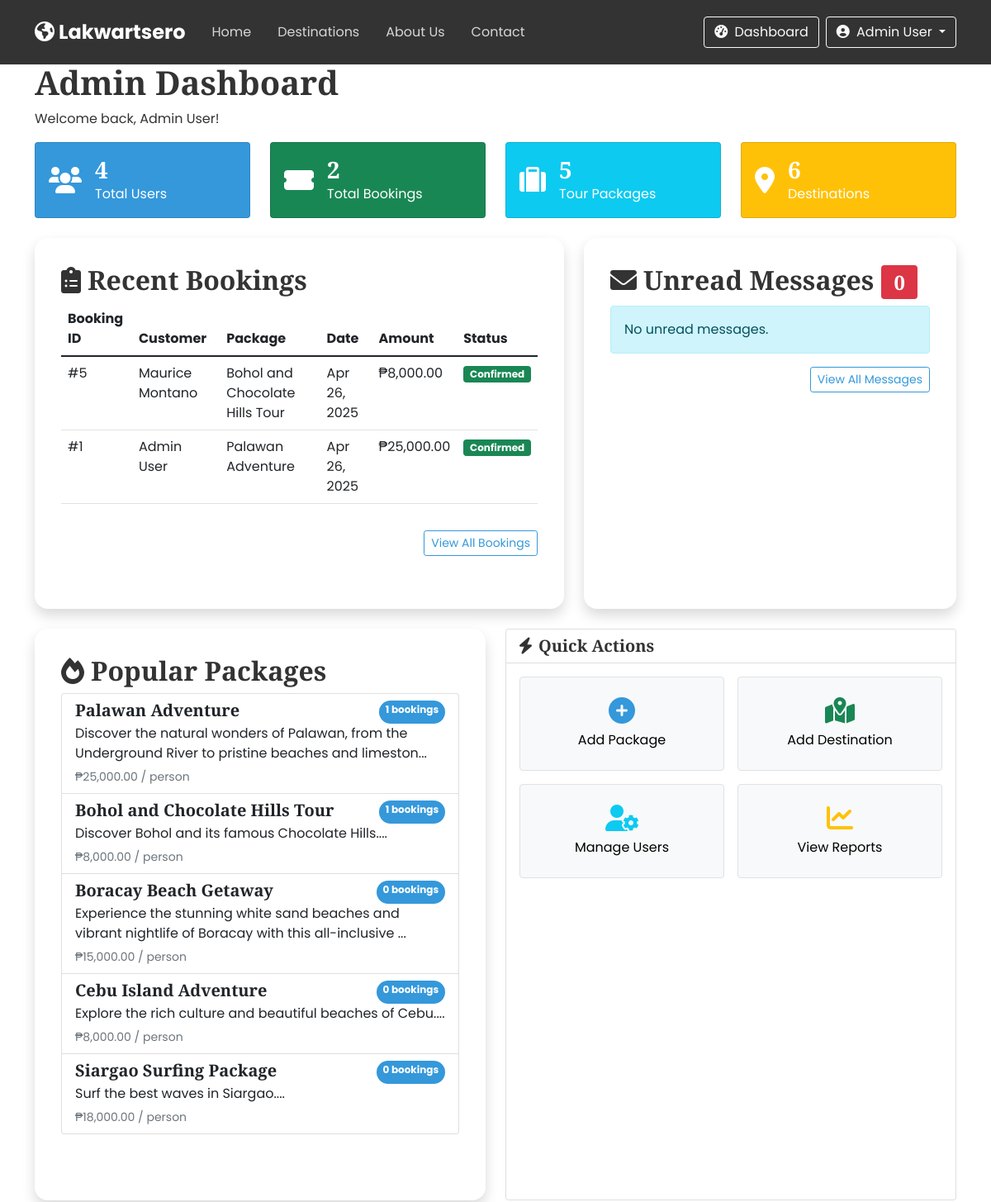
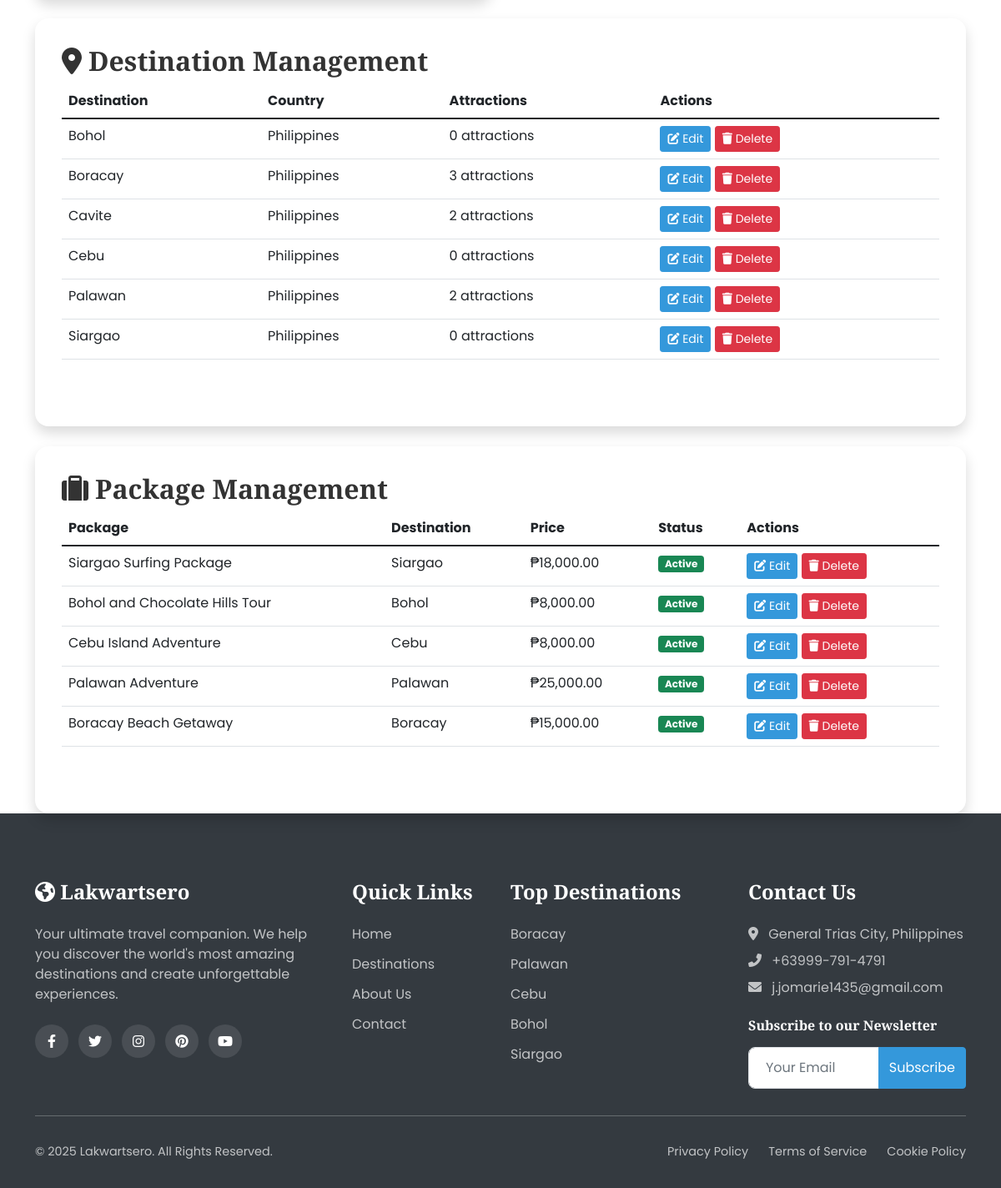
The app's page /admin-dashboard.php (signed in), older data (2 pictures, top to bottom).
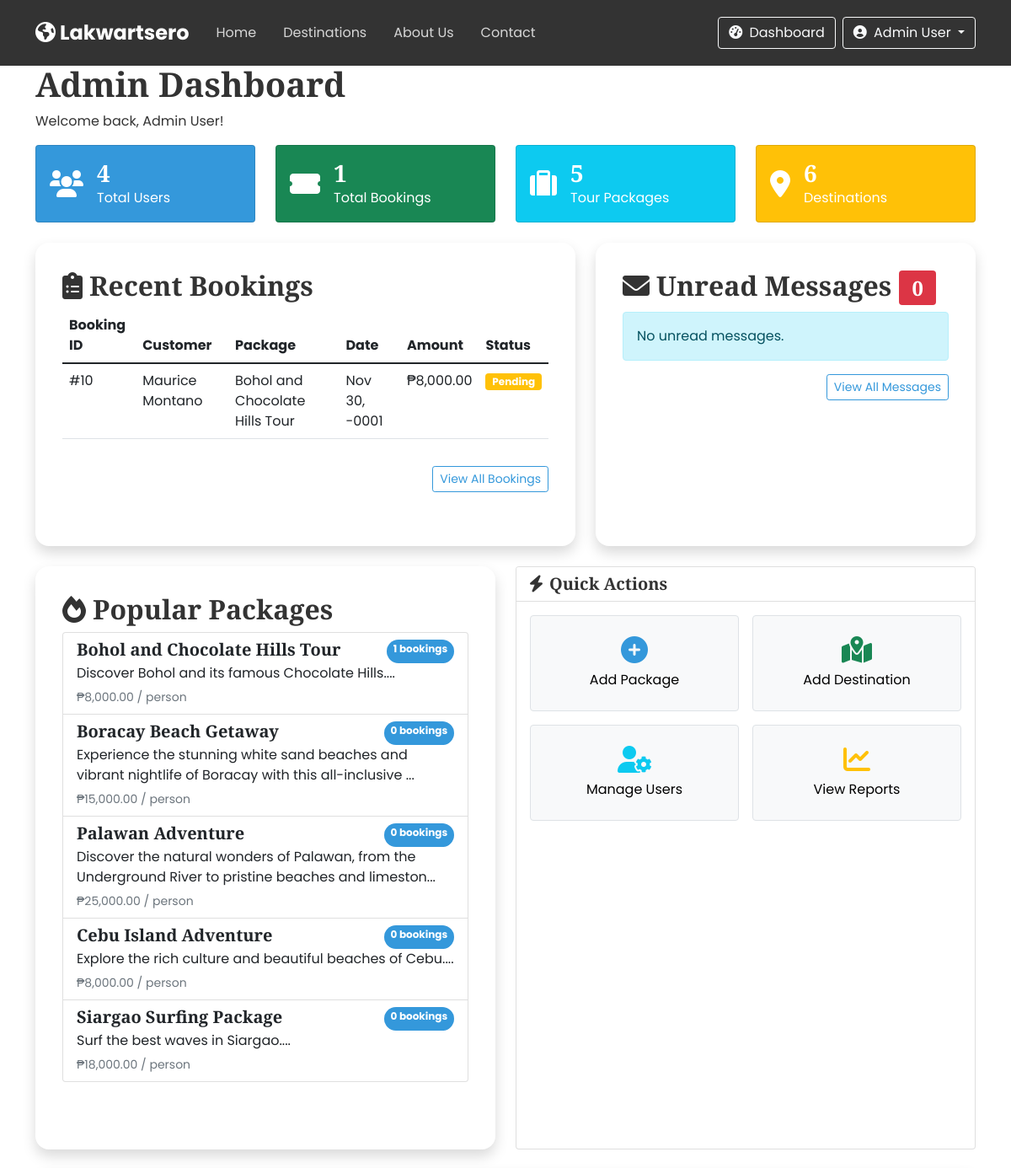
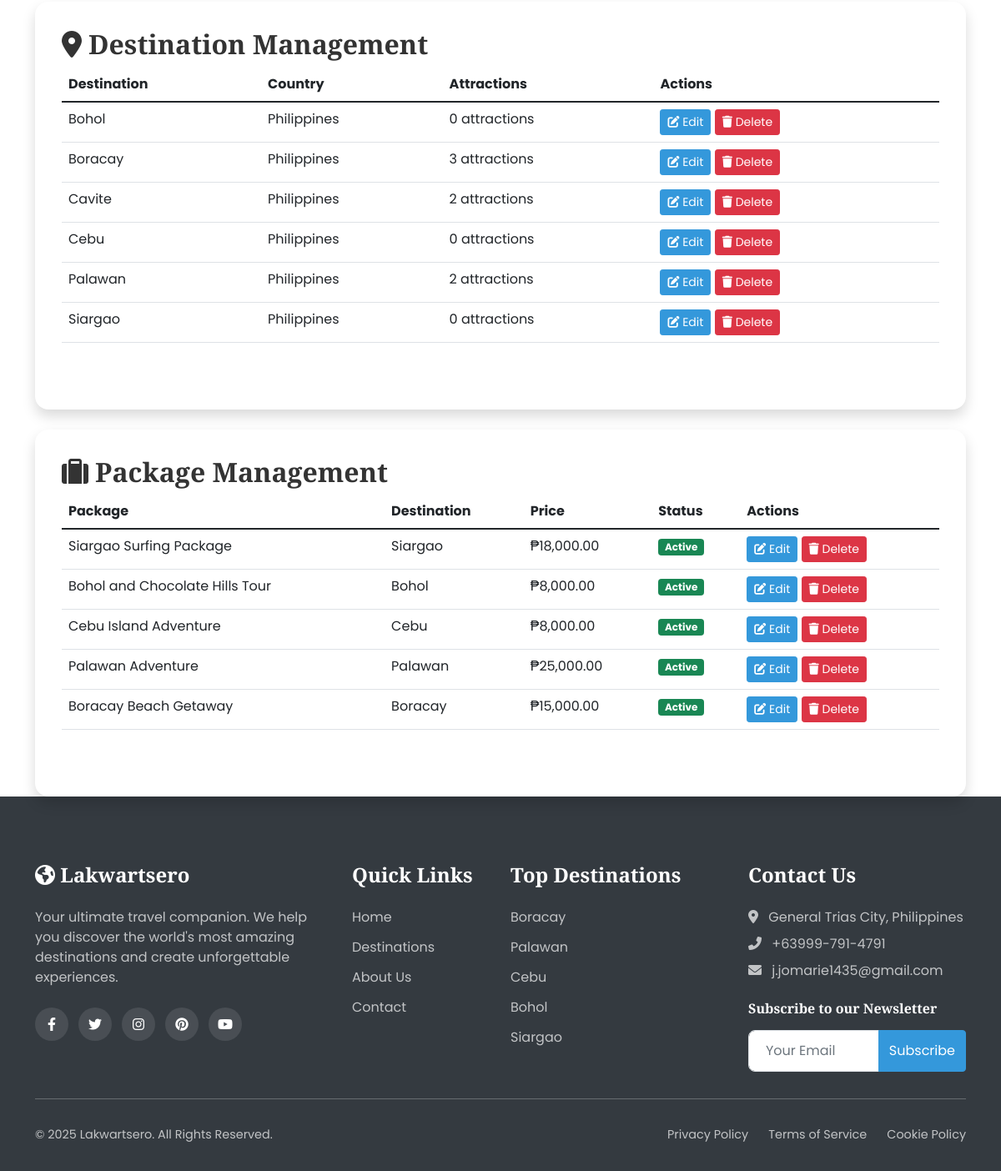
The same page, newer data (2 pictures, top to bottom).
### tables this page shows
CREATE TABLE `bookings` (
  `id` int(11) NOT NULL,
  `user_id` int(11) NOT NULL,
  `package_id` int(11) NOT NULL,
  `booking_date` date NOT NULL,
  `travel_date` date NOT NULL,
  `num_travelers` int(11) NOT NULL DEFAULT 1,
  `total_price` decimal(10,2) NOT NULL,
  `status` enum('pending','confirmed','cancelled') DEFAULT 'pending',
  `confirmation_number` varchar(20) DEFAULT NULL,
  `special_requests` text DEFAULT NULL,
  `payment_method` varchar(50) NOT NULL,
  `payment_status` enum('pending','confirmed','cancelled') DEFAULT 'pending',
  `reference_number` varchar(100) DEFAULT NULL,
  `payment_proof` varchar(255) DEFAULT NULL,
  `created_at` timestamp NOT NULL DEFAULT current_timestamp(),
  `updated_at` timestamp NOT NULL DEFAULT current_timestamp() ON UPDATE current_timestamp()
);

CREATE TABLE `users` (
  `id` int(11) NOT NULL,
  `role_id` int(11) NOT NULL,
  `full_name` varchar(100) NOT NULL,
  `username` varchar(50) NOT NULL,
  `email` varchar(100) NOT NULL,
  `password` varchar(255) NOT NULL,
  `phone` varchar(20) DEFAULT NULL,
  `address` text DEFAULT NULL,
  `profile_img` varchar(255) DEFAULT 'default-user.jpg',
  `created_at` timestamp NOT NULL DEFAULT current_timestamp(),
  `updated_at` timestamp NOT NULL DEFAULT current_timestamp() ON UPDATE current_timestamp(),
  `status` enum('active','inactive','banned') DEFAULT 'active'
);

CREATE TABLE `packages` (
  `id` int(11) NOT NULL,
  `destination_id` int(11) NOT NULL,
  `title` varchar(100) NOT NULL,
  `description` text DEFAULT NULL,
  `price` decimal(10,2) NOT NULL,
  `duration` int(11) NOT NULL COMMENT 'in days',
  `max_travelers` int(11) DEFAULT 10,
  `itinerary` text DEFAULT NULL,
  `inclusions` text DEFAULT NULL,
  `exclusions` text DEFAULT NULL,
  `featured` tinyint(1) DEFAULT 0,
  `discount_percent` int(11) DEFAULT 0,
  `created_by` int(11) DEFAULT NULL,
  `image_url` varchar(255) DEFAULT NULL,
  `created_at` timestamp NOT NULL DEFAULT current_timestamp(),
  `updated_at` timestamp NOT NULL DEFAULT current_timestamp() ON UPDATE current_timestamp(),
  `status` enum('active','inactive','sold-out') DEFAULT 'active'
);

CREATE TABLE `destinations` (
  `id` int(11) NOT NULL,
  `name` varchar(100) NOT NULL,
  `country` varchar(100) DEFAULT 'Philippines',
  `region` varchar(100) NOT NULL,
  `description` text DEFAULT NULL,
  `image_url` varchar(255) DEFAULT NULL,
  `featured` tinyint(1) DEFAULT 0,
  `popular` tinyint(1) DEFAULT 0,
  `best_time_to_visit` varchar(100) DEFAULT NULL,
  `things_to_do` text DEFAULT NULL,
  `created_at` timestamp NOT NULL DEFAULT current_timestamp(),
  `updated_at` timestamp NOT NULL DEFAULT current_timestamp() ON UPDATE current_timestamp()
);

### includes/functions.php (called while the page is built, shortened)
<?php
function getAllDestinations($conn) {
    $sql = "SELECT * FROM destinations ORDER BY name";
    $result = $conn->query($sql);
    $destinations = [];
    while($row = $result->fetch_assoc()) {
        $destinations[] = $row;
    }
    return $destinations;
}
function getAllPackages($conn) {
    $sql = "SELECT p.*, d.name as destination_name, d.image_url
            FROM packages p
            JOIN destinations d ON p.destination_id = d.id
            ORDER BY p.id DESC";
    $result = $conn->query($sql);
    $packages = [];
    while($row = $result->fetch_assoc()) {
        $packages[] = $row;
    }
    return $packages;
}
function formatCurrency($amount) {
    return '₱' . number_format($amount, 2);
}
function getAttractionsByDestination($conn, $destinationId) {
    $sql = "SELECT * FROM attractions WHERE destination_id = ?";
    $stmt = $conn->prepare($sql);
    $stmt->bind_param("i", $destinationId);
    $stmt->execute();
    $result = $stmt->get_result();
    $attractions = [];
    while($row = $result->fetch_assoc()) {
        $attractions[] = $row;
    }
    return $attractions;
}
?>

### admin-dashboard.php (the view, shortened to what the rows shown need)
<?php
include 'includes/header.php';
$pendingMessages = getTotalPendingMessages($conn);
$recentBookings = getRecentBookings($conn, 5);
$popularPackages = getPopularPackages($conn, 5);
?>
<section class="dashboard-section">
    <div class="container">
        <div class="dashboard-header" data-aos="fade-up">
            <h1>Admin Dashboard</h1>
        </div>
        <div class="row mt-4">
            <div class="col-lg-7" data-aos="fade-up">
                <div class="dashboard-card">
                    <div class="dashboard-card-header">
                        <h2><i class="fas fa-clipboard-list me-2"></i>Recent Bookings</h2>
                    </div>
                    <div class="dashboard-card-body">
                        <?php if (count($recentBookings) > 0): ?>
                        <div class="table-responsive">
                            <table class="table table-hover">
                                <thead>
                                    <tr>
                                        <th>Booking ID</th>
                                        <th>Customer</th>
                                        <th>Package</th>
                                        <th>Date</th>
                                        <th>Amount</th>
                                        <th>Status</th>
                                    </tr>
                                </thead>
                                <tbody>
                                    <?php foreach($recentBookings as $booking): ?>
                                    <tr>
                                        <td>#<?php echo $booking['id']; ?></td>
                                        <td><?php echo $booking['full_name']; ?></td>
                                        <td><?php echo $booking['package_title']; ?></td>
                                        <td><?php echo date('M d, Y', strtotime($booking['booking_date'])); ?></td>
                                        <td><?php echo formatCurrency($booking['total_price']); ?></td>
                                        <td>
                                            <span class="badge bg-<?php
                                                echo $booking['status'] == 'confirmed' ? 'success' :
                                                    ($booking['status'] == 'pending' ? 'warning' : 'danger');
                                            ?>">
                                                <?php echo ucfirst($booking['status']); ?>
                                            </span>
                                        </td>
                                    </tr>
                                    <?php endforeach; ?>
                                </tbody>
                            </table>
                        </div>
                        <?php else: ?>
                        <div class="alert alert-info">No recent bookings found.</div>
                        <?php endif; ?>
                    </div>
                </div>
            </div>
            <div class="col-lg-5" data-aos="fade-up" id="messages">
                <div class="dashboard-card">
                    <div class="dashboard-card-header">
                        <h2><i class="fas fa-envelope me-2"></i>Unread Messages <span class="badge bg-danger"><?php echo $pendingMessages; ?></span></h2>
                    </div>
                </div>
            </div>
        </div>
        <div class="row mt-4">
            <div class="col-md-6" data-aos="fade-up">
                <div class="dashboard-card">
                    <div class="dashboard-card-header">
                        <h2><i class="fas fa-fire me-2"></i>Popular Packages</h2>
                    </div>
                    <div class="dashboard-card-body">
                        <?php if (count($popularPackages) > 0): ?>
                        <div class="list-group">
                            <?php foreach($popularPackages as $package): ?>
                            <a href="package-details.php?id=<?php echo $package['id']; ?>" class="list-group-item list-group-item-action">
                                <div class="d-flex w-100 justify-content-between">
                                    <h5 class="mb-1"><?php echo $package['title']; ?></h5>
                                    <span class="badge bg-primary rounded-pill"><?php echo $package['bookings_count']; ?> bookings</span>
                                </div>
                                <p class="mb-1"><?php echo substr($package['description'], 0, 100); ?>...</p>
                                <small class="text-muted"><?php echo formatCurrency($package['price']); ?> / person</small>
                            </a>
                            <?php endforeach; ?>
                        </div>
                        <?php else: ?>
                        <div class="alert alert-info">No package data available.</div>
                        <?php endif; ?>
                    </div>
                </div>
            </div>
        </div>
<div class="row mt-4">
    <div class="col-12">
        <div class="dashboard-card">
            <div class="dashboard-card-header">
                <h2><i class="fas fa-map-marker-alt me-2"></i>Destination Management</h2>
            </div>
            <div class="dashboard-card-body">
                <div class="table-responsive">
                    <table class="table table-hover">
                        <thead>
                            <tr>
                                <th>Destination</th>
                                <th>Country</th>
                                <th>Attractions</th>
                                <th>Actions</th>
                            </tr>
                        </thead>
                        <tbody>
                            <?php
                            $destinations = getAllDestinations($conn);
                            foreach($destinations as $destination):
                                $attractionCount = count(getAttractionsByDestination($conn, $destination['id']));
                            ?>
                            <tr>
                                <td><?php echo htmlspecialchars($destination['name']); ?></td>
                                <td><?php echo htmlspecialchars($destination['country']); ?></td>
                                <td><?php echo $attractionCount; ?> attractions</td>
                                <td>
                                    <a href="edit-destination.php?id=<?php echo $destination['id']; ?>" class="btn btn-sm btn-primary">
                                        <i class="fas fa-edit"></i> Edit
                                    </a>
                                    <a href="delete-destination.php?id=<?php echo $destination['id']; ?>" class="btn btn-sm btn-danger" onclick="return confirm('Are you sure you want to delete this destination? This will also delete all related packages and attractions.')">
                                        <i class="fas fa-trash"></i> Delete
                                    </a>
                                </td>
                            </tr>
                            <?php endforeach; ?>
                        </tbody>
                    </table>
                </div>
            </div>
        </div>
    </div>
</div>
        <div class="row mt-4">
            <div class="col-12">
                <div class="dashboard-card">
                    <div class="dashboard-card-header">
                        <h2><i class="fas fa-suitcase me-2"></i>Package Management</h2>
                    </div>
                    <div class="dashboard-card-body">
                        <div class="table-responsive">
                            <table class="table table-hover">
                                <thead>
                                    <tr>
                                        <th>Package</th>
                                        <th>Destination</th>
                                        <th>Price</th>
                                        <th>Status</th>
                                        <th>Actions</th>
                                    </tr>
                                </thead>
                                <tbody>
                                    <?php
                                    $packages = getAllPackages($conn);
                                    foreach($packages as $package): ?>
                                    <tr>
                                        <td><?php echo htmlspecialchars($package['title']); ?></td>
                                        <td><?php echo htmlspecialchars($package['destination_name']); ?></td>
                                        <td><?php echo formatCurrency($package['price']); ?></td>
                                        <td>
                                            <span class="badge bg-<?php echo $package['status'] == 'active' ? 'success' : 'warning'; ?>">
                                                <?php echo ucfirst($package['status']); ?>
                                            </span>
                                        </td>
                                        <td>
                                            <a href="edit-package.php?id=<?php echo $package['id']; ?>" class="btn btn-sm btn-primary">
                                                <i class="fas fa-edit"></i> Edit
                                            </a>
                                            <a href="delete-package.php?id=<?php echo $package['id']; ?>" class="btn btn-sm btn-danger" onclick="return confirm('Are you sure you want to delete this package?')">
                                                <i class="fas fa-trash"></i> Delete
                                            </a>
                                        </td>
                                    </tr>
                                    <?php endforeach; ?>
                                </tbody>
                            </table>
                        </div>
                    </div>
                </div>
            </div>
        </div>
    </div>
</section>
<?php
include 'includes/footer.php';
function getTotalPendingMessages($conn) {
    $sql = "SELECT COUNT(*) as total FROM messages WHERE status = 'unread'";
    $result = $conn->query($sql);
    $row = $result->fetch_assoc();
    return $row['total'];
}
function getRecentBookings($conn, $limit) {
    $sql = "SELECT b.*, u.full_name, p.title as package_title
            FROM bookings b
            JOIN users u ON b.user_id = u.id
            JOIN packages p ON b.package_id = p.id
            ORDER BY b.created_at DESC
            LIMIT ?";
    $stmt = $conn->prepare($sql);
    $stmt->bind_param("i", $limit);
    $stmt->execute();
    $result = $stmt->get_result();
    $bookings = [];
    while($row = $result->fetch_assoc()) {
        $bookings[] = $row;
    }
    return $bookings;
}
function getPopularPackages($conn, $limit) {
    $sql = "SELECT p.*, COUNT(b.id) as bookings_count
            FROM packages p
            LEFT JOIN bookings b ON p.id = b.package_id
            GROUP BY p.id
            ORDER BY bookings_count DESC
            LIMIT ?";
    $stmt = $conn->prepare($sql);
    $stmt->bind_param("i", $limit);
    $stmt->execute();
    $result = $stmt->get_result();
    $packages = [];
    while($row = $result->fetch_assoc()) {
        $packages[] = $row;
    }
    return $packages;
}
?>

Row changes from the older to the newer data that the page shows:
removed bookings: id "5", user.full_name "Maurice Montano", package.title "Bohol and Chocolate Hills Tour", booking_date "Apr 26, 2025", total_price "₱8,000.00", status "Confirmed"
removed bookings: id "1", user.full_name "Admin User", package.title "Palawan Adventure", booking_date "Apr 26, 2025", total_price "₱25,000.00", status "Confirmed"
added bookings: id "10", user.full_name "Maurice Montano", package.title "Bohol and Chocolate Hills Tour", booking_date "Nov 30, -0001", total_price "₱8,000.00", status "Pending"
shown differently, row unchanged: packages "Palawan Adventure": bookings_count "1" → "0"; moves down the list
Text that changed along with them:
$totalBookings: "2" → "1"
